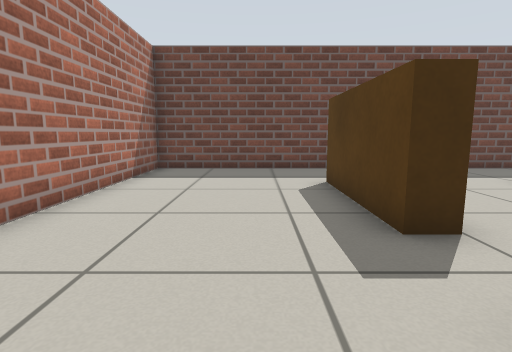
View 1 (above)

13 first-person views from a walk through a Gazebo world. The camera is 0.6 m above the floor, tilts 8° down and sees 80° across. The floor is counted in squares, 0.5 m on a side. Each view is taken from the middle of a square. On the plan, view 1 faces up. The plan holds only what a view shows up to about 13 squares ahead; the rest is blank.

View 2
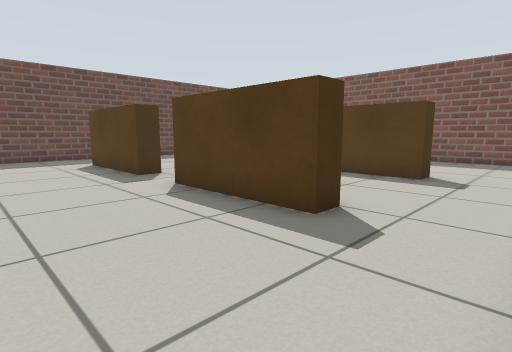

View 3
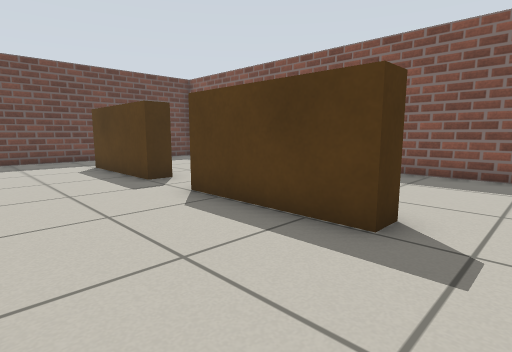

View 4
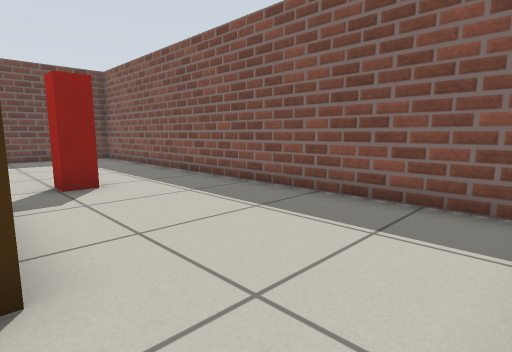

View 5
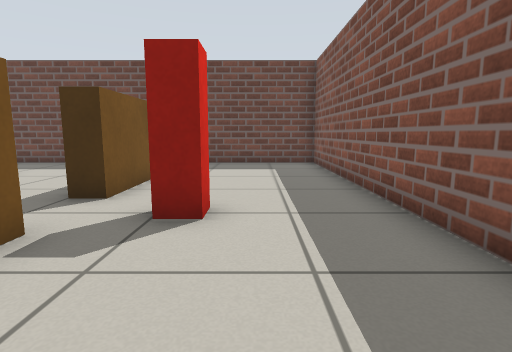

View 6
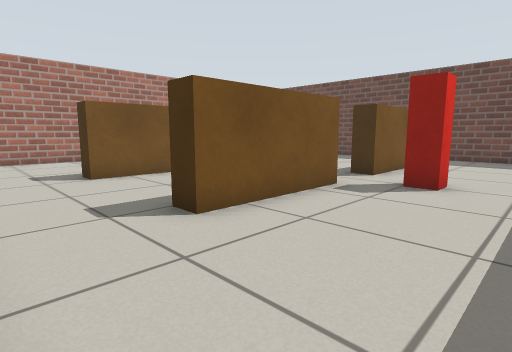

View 7
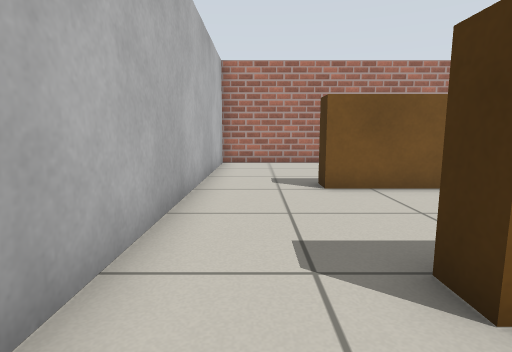

View 8
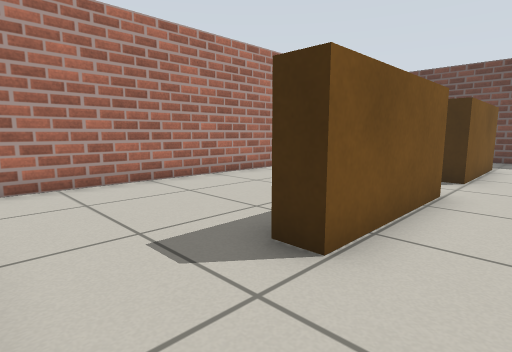

View 9
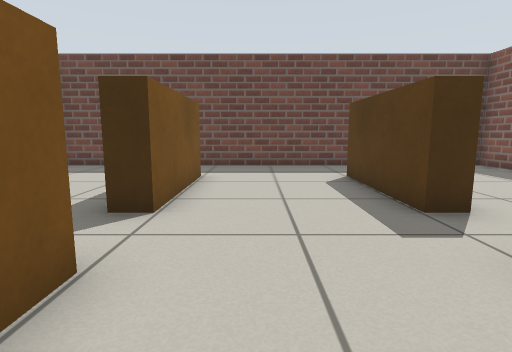

View 10
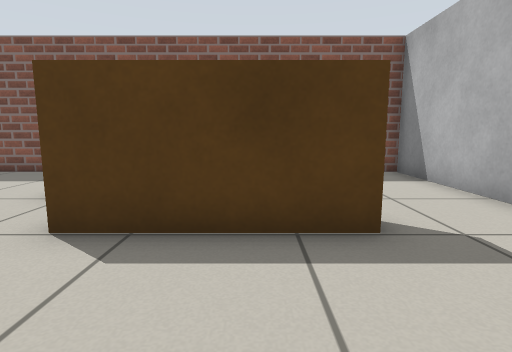

View 11
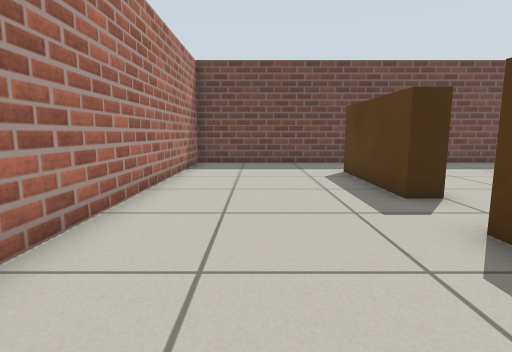

View 12
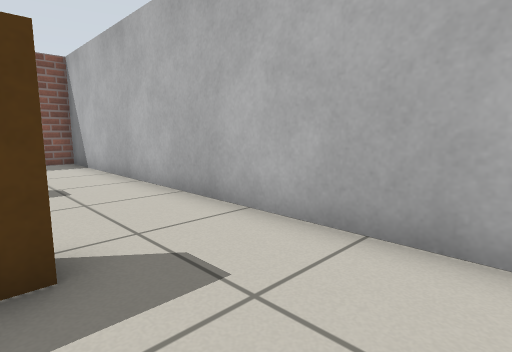

View 13
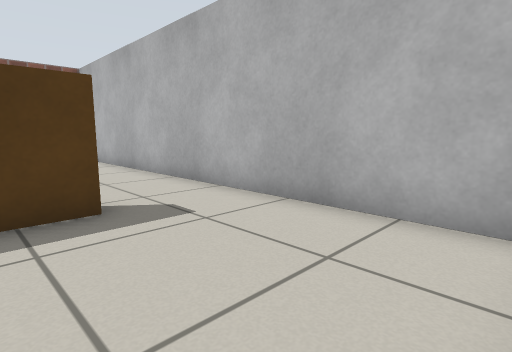

### Floor plan
Points are (right, up) in squares from view 1. A wall is a line through its corners. A room is listed if a view was taken in it or the views show most of it. See-through windows are left out.
Room 1 (views 1, 2, 3, 4, 5, 6, 7, 8, 9, 10, 11, 12, 13)
walls: (2.5, 1.6) (2.5, -2.5) (1.8, -2.5) (1.8, 1.5); (7.3, 1.6) (7.3, -2.5) (6.6, -2.5) (6.6, 1.5); (7.3, 6) (7.3, 3.5) (6.6, 3.5) (6.6, 7.5); (2.5, 7.5) (2.5, 3.5) (1.8, 3.5) (1.8, 7.5); (-3.3, 10.3) (-3.3, -5.4) (12.4, -5.4) (12.4, 10.3) (-3.3, 10.3)
objects: red post (9, 2) to (9, 3)

Positions as (right, up) in squares from view 1, and headings:
1: (0, 0), facing up
2: (-2, -5), facing up-right
3: (3, -4), facing up-right
4: (7, -5), facing up-right
5: (10, -2), facing up
6: (11, -5), facing up-left
7: (9, -4), facing left
8: (4, -5), facing up-left
9: (4, -1), facing up
10: (3, -1), facing right
11: (-1, -2), facing up
12: (-1, -2), facing down-right
13: (-3, -1), facing down-right
